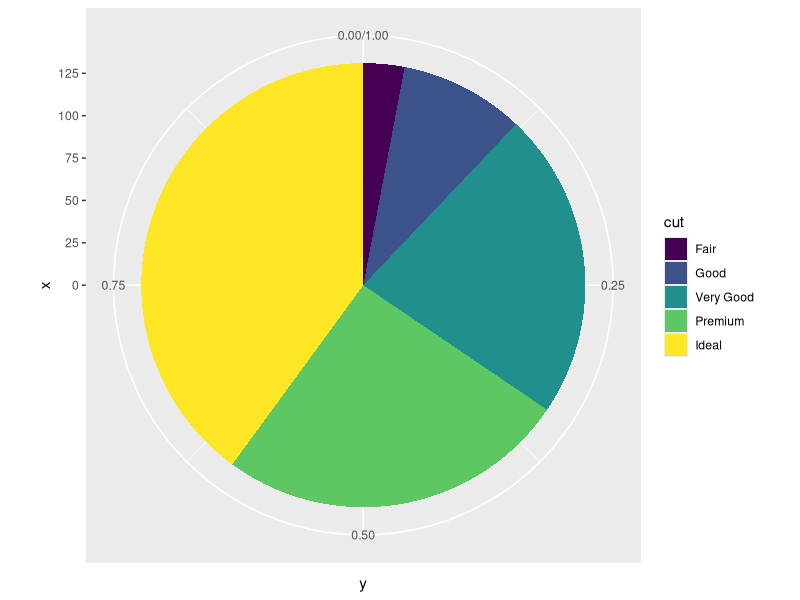

Generate this figure with R: (Note: this script raises an error after producing the figure.)
## ---- chunk 1
knitr::opts_chunk$set(echo = TRUE)
options(tidyverse.quiet = TRUE)
## ---- chunk 2
library(tidyverse)
ggplot2::diamonds %>% 
  mutate(weight = 1) %>% 
  count(cut, wt = weight) %>% 
  mutate(cum_n = cumsum(n)) %>% 
  mutate(cum_prop = cum_n/sum(n)) %>% 
  mutate(ymin = lag(cum_prop)) %>% 
  mutate(ymin = replace_na(ymin, 0)) %>% 
  mutate(r = sqrt(sum(n)/pi)) %>% 
  mutate(r0 = 0) %>% 
  ggplot() + 
  aes(x = 0, y = 0, 
      xmin = 0, ymin = ymin, 
      xmax = r, 
      ymax = cum_prop) + 
  geom_rect() + 
  aes(fill = cut) + 
  coord_polar(theta = "y")

layer_data()
## ---- chunk 3
compute_panel_pie <- function(data, scales, digits = 1, r_nudge = 0, r_prop = 1){
  
  if(!("weight" %in% names(data))){data$weight <- 1}
  # order matters...
  if("fill" %in% names(data)){data <- group_by(data, fill, .add = T)}
  if("alpha" %in% names(data)){data <- group_by(data, alpha, .add = T)}
  if("colour" %in% names(data)){data <- group_by(data, colour, .add = T)}
  if("group" %in% names(data)){data <- group_by(data, group, .add = T)}
  if("linetype" %in% names(data)){data <- group_by(data, linetype, .add = T)}
  if("linewidth" %in% names(data)){data <- group_by(data, linewidth, .add = T)}
  
out <- data %>% 
  summarize(wt = sum(weight)) %>% 
  ungroup() %>% 
  mutate(group = 1:n()) %>% 
  mutate(cum_n = cumsum(wt)) %>% 
  mutate(xmax = cum_n/sum(wt)) %>% 
  mutate(xmin = lag(xmax)) %>% 
  mutate(xmin = replace_na(xmin, 0)) %>% 
  mutate(r = sqrt(sum(wt)/pi)) %>% 
  mutate(r0 = 0) %>% 
  mutate(x = (xmin + xmax)/2, y = r, 
         ymin = 0, ymax = r
         ) %>% 
  mutate(prop = wt/sum(wt)) %>% 
  mutate(percent = paste0(round(100*prop, digits), "%")) %>% 
  mutate(r_prop = r_prop) %>% 
  mutate(r_nudge = r_nudge)

  if("r" %in% names(data)){out$ymax <- data$r[1]}
  if("r0" %in% names(data)){out$ymin <- data$r0[1]}
  
  out
  
}


compute_panel_pietext <- function(data, scales,...){
  
  compute_panel_pie(data, scales, r_prop = r_prop, r_nudge = r_nudge) %>% 
                      mutate(y = .data$r * .data$r_prop + .data$r_nudge) # overwriting y
  
  
}

ggplot2::diamonds %>% 
  mutate(fill = cut) %>% 
  mutate(r = 1) %>% 
  mutate(r0 = .5) %>% 
  compute_panel_pie()

ggplot2::diamonds %>% 
  count(cut) %>% 
  mutate(fill = cut, weight = n) %>% 
  mutate(r = 1) %>% 
  mutate(r0 = .5) %>% 
  compute_panel_pie(r_prop = .5)

ggplot2::diamonds %>% 
  count(cut) %>% 
  mutate(fill = cut, weight = n) %>% 
  mutate(r = 1) %>% 
  mutate(r0 = .5) %>% 
  compute_panel_pietext(r_prop = .5, r_nudge = 10 )
## ---- chunk 4
ggplot2::diamonds %>% 
  count(cut) %>% 
  mutate(fill = cut, weight = n) %>% 
  mutate(r = 1) %>% 
  mutate(r0 = .5) %>% 
  compute_panel_pietext(r_nudge = 50)

StatPie <- ggproto(`_class` = "StatPie",
                  `_inherit` = ggplot2::Stat,
                  # required_aes = "fill",
                  compute_panel = compute_panel_pie,
                  default_aes = aes(group = after_stat(group))
                  )

StatPietext <- ggproto(`_class` = "StatPietext",
                  `_inherit` = ggplot2::Stat,
                  # required_aes = "fill",
                  compute_panel = compute_panel_pie,
                  default_aes = aes(group = after_stat(group), label = after_stat(percent),
                                    y = after_stat(r_prop * r + r_nudge))
                  )

geom_pie <- function(
  mapping = NULL,
  data = NULL,
  position = "identity",
  na.rm = FALSE,
  show.legend = NA,
  inherit.aes = TRUE, ...) {
  ggplot2::layer(
    stat = StatPie,  # proto object from step 2
    geom = ggplot2::GeomRect,  # inherit other behavior
    data = data,
    mapping = mapping,
    position = position,
    show.legend = show.legend,
    inherit.aes = inherit.aes,
    params = list(na.rm = na.rm, ...)
  )
}



geom_pie_label <- function(
  mapping = NULL,
  data = NULL,
  position = "identity",
  na.rm = FALSE,
  show.legend = NA,
  inherit.aes = TRUE, ...) {
  ggplot2::layer(
    stat = StatPietext,  # proto object from step 2
    geom = ggplot2::GeomText,  # inherit other behavior
    data = data,
    mapping = mapping,
    position = position,
    show.legend = show.legend,
    inherit.aes = inherit.aes,
    params = list(na.rm = na.rm, ...)
  )
}

## ---- chunk 5
ggplot2::diamonds %>% 
  ggplot() + 
  aes(fill = color) + 
  geom_pie() + 
  coord_polar()

ggplot2::diamonds %>% 
  ggplot() + 
  aes(fill = color) + 
  geom_pie() + 
  geom_pie_label(r_nudge = -50) +
  coord_polar() +
  NULL


ggplot2::diamonds %>% 
  ggplot() + 
  aes(fill = color) + 
  geom_pie() + 
  geom_pie_label(r_prop = 1.5) + 
  coord_polar() +
  NULL

layer_data()

last_plot() +
  coord_polar()

layer_data()


last_plot() + 
  aes(alpha = cut)

last_plot() + 
  facet_wrap(~color)

last_plot() +
  facet_wrap(~color) + 
  coord_cartesian()

last_plot() + 
  coord_polar()

last_plot() + 
  aes(r = 1, r0 = .5)

ggplot2::diamonds %>% 
  count(cut) %>% 
  ggplot() + 
  aes(fill = cut, weight = n) + 
  geom_pie() +
  coord_polar()

last_plot() + 
  geom_pie_label(aes(label = after_stat(wt), angle = after_stat(c(85,0,0,0,0))),
                 r_nudge = -40, 
                 color = "oldlace")
## ---- chunk 6
Titanic %>% 
  data.frame() %>% 
  uncount(Freq) %>% 
  ggplot() + 
  coord_polar() + 
  aes(fill = Sex) +
  geom_pie() 

last_plot() + 
  facet_wrap(~ Sex) + 
  aes(fill = Class) 

last_plot() + 
  facet_grid(Sex ~ Class) + 
  aes(fill = Survived) + 
  geom_pie_label(r_nudge = 7) +
  theme_void() 
  
last_plot() +
  facet_wrap(~Sex) + 
  aes(r = 1, r0 = .5)
## ---- chunk 7
Titanic %>% 
  data.frame() %>% 
  ggplot() + 
  coord_polar() + 
  aes(fill = Survived, weight = Freq) +
  facet_wrap(~Sex) +
  geom_pie()
## ---- chunk 8
num_in_arc <- 5

library(tidyverse)
ggplot2::diamonds %>% 
  count(cut) %>% 
  mutate(cum_n = cumsum(n)) %>% 
  mutate(cum_prop = cum_n/sum(n)) %>% 
  mutate(ymin = lag(cum_prop)) %>% 
  mutate(ymin = replace_na(ymin, 0)) %>% 
  mutate(r = sqrt(sum(n)/pi)) %>% 
  mutate(r0 = 0) %>% 
  crossing(id_arc_point = c(-1:(num_in_arc + 1))) %>% 
  mutate(pos_in_radians = 2*pi*(ymin + (cum_prop - ymin)/num_in_arc*id_arc_point )) %>% 
  mutate(x = r*cos(pos_in_radians)) %>% 
  mutate(y = r*sin(pos_in_radians)) %>% 
  mutate(x = ifelse(id_arc_point == -1 | 
                      id_arc_point == num_in_arc + 1, 0, x)) %>% 
  mutate(y = ifelse(id_arc_point == -1 | 
                      id_arc_point == num_in_arc + 1, 0, y)) %>% 
  ggplot() + 
  aes(x = x, y = y ) + 
  geom_polygon() + 
  aes(fill = cut) + 
  aes(color = cut) + 
  geom_point() + 
  coord_equal()
## ---- chunk 9
compute_panel_wedge <- function(data, scales){
  
  data %>% 
  count(fill) %>% 
  mutate(cum_n = cumsum(n)) %>% 
  mutate(cum_prop = cum_n/sum(n)) %>% 
  mutate(ymin = lag(cum_prop)) %>% 
  mutate(ymin = replace_na(ymin, 0)) %>% 
  mutate(r = sqrt(sum(n)/pi)) %>% 
  mutate(r0 = 0) %>% 
  crossing(id_arc_point = c(-1:(num_in_arc + 1))) %>% 
  mutate(pos_in_radians = 2*pi*(ymin + (cum_prop - ymin)/num_in_arc*id_arc_point )) %>% 
  mutate(x = cos(pos_in_radians)) %>% 
  mutate(y = sin(pos_in_radians)) %>% 
  mutate(x = ifelse(id_arc_point == -1 | id_arc_point == num_in_arc + 1, 0, x)) %>% 
  mutate(y = ifelse(id_arc_point == -1 | id_arc_point == num_in_arc + 1, 0, y))
  
}


StatWedge <- ggproto(`_class` = "StatWedge",
                  `_inherit` = ggplot2::Stat,
                  required_aes = "fill",
                  compute_panel = compute_panel_wedge,
                  default_aes = aes(group = after_stat(fill)))

geom_wedge <- function(
  mapping = NULL,
  data = NULL,
  position = "identity",
  na.rm = FALSE,
  show.legend = NA,
  inherit.aes = TRUE, ...) {
  ggplot2::layer(
    stat = StatPie,  # proto object from step 2
    geom = ggplot2::GeomPolygon,  # inherit other behavior
    data = data,
    mapping = mapping,
    position = position,
    show.legend = show.legend,
    inherit.aes = inherit.aes,
    params = list(na.rm = na.rm, ...)
  )
}
## ---- chunk 10
diamonds %>% 
ggplot() + 
  aes(fill = cut) + 
  geom_wedge()

layer_data()
